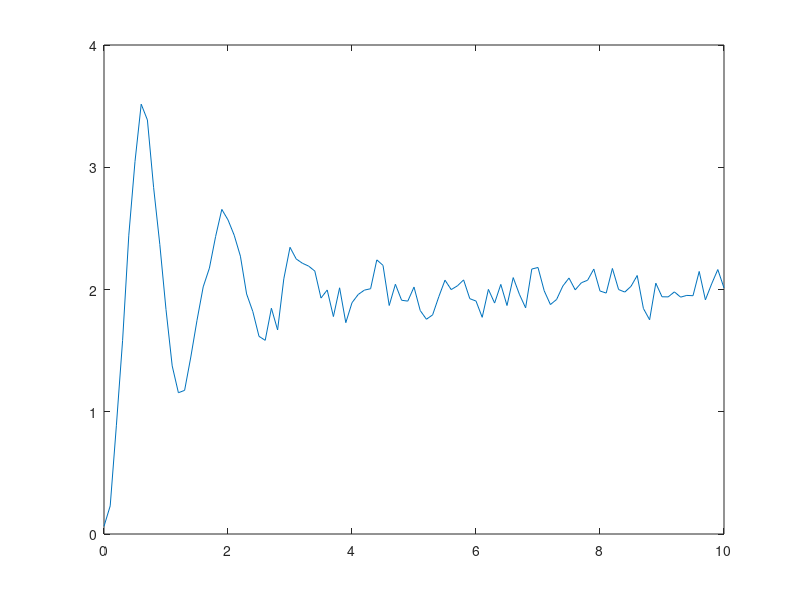

Source code (MATLAB): (Note: this script raises an error after producing the figure.)
clear
clc

% data
t = 0:0.1:10;
S = tf('s');
K = 2;
psi = 0.133;
wn = 5;
sys = K*(wn^2)/(S^2 + 2*psi*wn*S + wn^2);
[y,t] = step(sys,t);

% noise
r = 0.1.*randn(length(t),1);

% data + noise
y = y+r;

figure(1)
plot(t,y)

data = [t,y]';

writematrix(data,'data_orde2.xlsx','WriteMode','replacefile');


